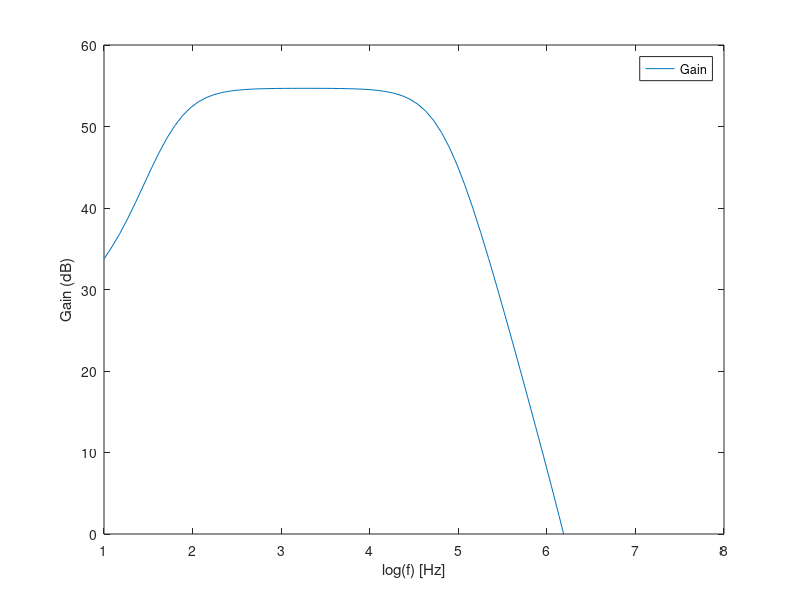

Source code (MATLAB):
%gain stage

%valores a mudar
RE_1=80;
RC1=1000;
RB1=240E3;
RB2=60E3;
C1=3E-3;
C2=6E-3;
C3=1E-3;
RE2=30;

Cost=(RB1+RB2+RE_1+RE2+RC1)/1000+(C1+C2+C3)*10^6+2*0.1;

tab=fopen("custo.tex","w");
fprintf(tab, "%f MU",Cost);
fclose(tab);

VT=25e-3; %termal voltage
BFN=178.7;
VAFN=69.7;
VBEON=0.7
VCC=12;
RE1=RE_1;
RS=100;

%gain stage - operating point   
RB=1/(1/RB1+1/RB2);
VEQ=RB2/(RB1+RB2)*VCC;
IB1=(VEQ-VBEON)/(RB+(1+BFN)*RE1);
IC1=BFN*IB1;
IE1=(1+BFN)*IB1;
VE1=RE1*IE1;
VO1=VCC-RC1*IC1;
VCE=VO1-VE1;

tab=fopen("FAR.tex","w");
fprintf(tab, "%f V",VCE);
fclose(tab);

gm1=IC1/VT;
rpi1=BFN/gm1;
ro1=VAFN/IC1;

RSB=RB*RS/(RB+RS);

AV1 = RSB/RS * RC1*(RE1-gm1*rpi1*ro1)/((ro1+RC1+RE1)*(RSB+rpi1+RE1)+gm1*RE1*ro1*rpi1 - RE1^2);
AVI_DB = 20*log10(abs(AV1));
AV1simple = RB/(RB+RS) * gm1*RC1/(1+gm1*RE1);
AVIsimple_DB = 20*log10(abs(AV1simple));

RE1=0;
AV1 = RSB/RS * RC1*(RE1-gm1*rpi1*ro1)/((ro1+RC1+RE1)*(RSB+rpi1+RE1)+gm1*RE1*ro1*rpi1 - RE1^2);
AVI_DB = 20*log10(abs(AV1));
AV1simple =  - RSB/RS * gm1*RC1/(1+gm1*RE1);
AVIsimple_DB = 20*log10(abs(AV1simple));

RE1=RE_1;
ZI1 = 1/(1/RB+1/(((ro1+RC1+RE1)*(rpi1+RE1)+gm1*RE1*ro1*rpi1 - RE1^2)/(ro1+RC1+RE1)));
ZX = ro1*((RSB+rpi1)*RE1/(RSB+rpi1+RE1))/(1/(1/ro1+1/(rpi1+RSB)+1/RE1+gm1*rpi1/(rpi1+RSB)));
ZX = ro1*(   1/RE1+1/(rpi1+RSB)+1/ro1+gm1*rpi1/(rpi1+RSB)  )/(   1/RE1+1/(rpi1+RSB) ) ;
ZO1 = 1/(1/ZX+1/RC1);

RE1=0;
ZI1 = 1/(1/RB+1/(((ro1+RC1+RE1)*(rpi1+RE1)+gm1*RE1*ro1*rpi1 - RE1^2)/(ro1+RC1+RE1)));
ZO1 = 1/(1/ro1+1/RC1);


tab=fopen("gainstage.tex","w");
fprintf(tab, "Gain & %fdB \\\\ \\hline \n", AVIsimple_DB);
fprintf(tab, "Input Impedance & %f \\\\ \\hline \n", ZI1); %must be compatible w/ RS=100 ohm Zi>>Rs=100
fprintf(tab, "Output Impedance & %f \\\\ \\hline \n", ZO1);
fclose(tab);

%ouput stage
BFP = 227.3;
VAFP = 37.2;
VEBON = 0.7;
VI2 = VO1;
IE2 = (VCC-VEBON-VI2)/RE2;
IC2 = BFP/(BFP+1)*IE2;
VO2 = VCC - RE2*IE2;

gm2 = IC2/VT;
go2 = IC2/VAFP;
gpi2 = gm2/BFP;
ge2 = 1/RE2;

rpi2=1/gpi2;
ro2=1/go2;

AV2 = gm2/(gm2+gpi2+go2+ge2);
AV2_DB = 20*log10(abs(AV2));
ZI2 = (gm2+gpi2+go2+ge2)/gpi2/(gpi2+go2+ge2);
ZO2 = 1/(gm2+gpi2+go2+ge2);


tab=fopen("outputstage.tex","w");

fprintf(tab, "Gain & %fdB \\\\ \\hline \n", AV2_DB);
fprintf(tab, "Input Impedance & %f \\\\ \\hline \n", ZI2);%must be compatible w/gain stage Zo, Z1 output>>Zo gain
fprintf(tab, "Output Impedance & %f \\\\ \\hline \n", ZO2); %must be lower than 8ohm

fclose(tab);

%total
gB = 1/(1/gpi2+ZO1);
AV = (gB+gm2/gpi2*gB)/(gB+ge2+go2+gm2/gpi2*gB)*AV1;
AV_DB = 20*log10(abs(AV));
ZI=ZI1;
ZO=1/(go2+gm2/gpi2*gB+ge2+gB);

tab=fopen("total.tex","w"); %speak about overall impedances and compare w/ spice model
%fprintf(tab, "Gain & %fdB \\\\ \\hline \n", AV_DB);
fprintf(tab, "Input Impedance & %f \\\\ \\hline \n", ZI);
fprintf(tab, "Output Impedance & %f \\\\ \\hline \n", ZO);
fclose(tab);

%%%%%%%frequency response

f = logspace(1,8,80);

RE1=RE_1;
Load=8;%ohm
vin=0.01;

gain=zeros(1,80);
gainDB=zeros(1,80);
for i=1:1:80
 
w=2*pi*f(i);

ZC1=1./j/w/C1; %input capacitor
ZC2=1./j/w/C2; %RE capacitor
ZC3=1./j/w/C3; %final coupling capacitor 

ZE=1/(1/ZC2+1/RE1);
Zeqf=1/(1/RE2+1/(ZC3+Load));


Cpi1=1.61E-11;
Cmu1=4.388E-12;
Cpi2=1.4E-11;
Cmu2=1.113E-11;

ZCpi1=1/j/w/Cpi1;
ZCmu1=1/j/w/Cmu1;
ZCpi2=1/j/w/Cpi2;
ZCmu2=1/j/w/Cmu2;


A=[
RS+ZC1+RB,-RB,0,0,0,0,0,0,0,0,0;
-RB,RB+rpi1+ZE,0,0,0,-ZE,0,0,0,0,0;
0,-rpi1,rpi1+ZCpi1,-ZCpi1,0,0,0,0,0,0,0;
0,0,-ZCpi1,ZCpi1+ZCmu1,ro1,-ro1,0,0,0,0,0;
0,gm1*rpi1,-gm1*rpi1,1,-1,0,0,0,0,0,0;
0,-ZE,0,0,-ro1,ZE+ro1+RC1,-RC1,0,0,0,0;
0,0,0,0,0,-RC1,RC1+rpi2+Zeqf,-rpi2,0,0,-Zeqf;
0,0,0,0,0,0,-rpi2,rpi2+ZCpi2,-ZCpi2,0,0;
0,0,0,0,0,0,0,-ZCpi2,ZCpi2+ZCmu2,ro2,-ro2;
0,0,0,0,0,0,gm2*rpi2,-gm2*rpi2,1,-1,0;
0,0,0,0,0,0,-Zeqf,0,0,-ro2,Zeqf+ro2;
]; 

B=[vin;0;0;0;0;0;0;0;0;0;0];

I=A\B;

Vout=(I(7)-I(11))*Zeqf;
VIN=RS*I(1);
gain(i)=real(Vout*Load/(Load+ZC3)/vin);
gainDB(i)=20*log10(gain(i));
  endfor

a=figure();
F=log10(f);
plot(F,gainDB,"");
legend("Gain");
xlabel("log(f) [Hz]");
ylabel("Gain (dB)");
axis([1 8 0 60]);
print(a,"frequencyresponse.eps","-depsc");


GAIN=max(gain);
GAINDB=max(gainDB);

%find cut off frequencies
flag1=0;
flag2=0;

accpetance = GAINDB-3;
lowf=0;
highf=0;

for i=1:1:80
  if ( (flag1==0) && (gainDB(i)>(GAINDB-3)) )
    lowf=f(i-1)
    flag1=1;
  endif
    if ( (flag1==1) && (flag2==0) && (gainDB(i)<(GAINDB-3)))
    highf=f(i-1)
    flag2=1;
    endif
  endfor
  
  
  
  
  
%%%%%%%%%%calcular gain
gain2=zeros(1,80);
gainDB2=zeros(1,80);
for i=1:1:80
 
w=2*pi*f(i)

ZC1=1./j/w/C1 %input capacitor
ZC2=1./j/w/C2 %RE capacitor
ZC3=1./j/w/C3 %final coupling capacitor 

ZE=1/(1/ZC2+1/RE1)
Zeqf=1/(1/RE2+1/(ZC3+Load))

A=[
RS+ZC1+RB,-RB,0,0,0,0,0;
-RB,RB+rpi1+ZE,0,-ZE,0,0,0;
0,gm1*rpi1,1,0,0,0,0;
0,-ZE,-ro1,ZE+ro1+RC1,-RC1,0,0;
0,0,0,-RC1,RC1+rpi2+Zeqf,-Zeqf,0;
0,0,0,0,-Zeqf,Zeqf+ro2,-ro2;
0,0,0,0,gm2*rpi2,0,1;]; 

B=[vin;0;0;0;0;0;0];

I=A\B

Vout=(I(6)-I(5))*Zeqf
gain2(i)=real(Vout*Load/(Load+ZC3)/vin);
gainDB2(i)=20*log10(gain(i));



  endfor

  
  GAIN2=max(gain2);
band=highf-lowf;
M=GAIN*(highf-lowf)/(Cost*lowf);


tab=fopen("merit.tex","w");
fprintf(tab, "custo & %f (MU)\\\\ \\hline \n", Cost);
fprintf(tab, "ganho & %f (V)\\\\ \\hline \n", GAIN);
fprintf(tab, "lowf & %f (Hz)\\\\ \\hline \n", lowf);
fprintf(tab, "banda & %f (Hz)\\\\ \\hline \n", band);
fprintf(tab, "M & %f \\\\ \\hline \n", M);
fclose(tab);

tab=fopen("ganho2.tex","w");
fprintf(tab, "%f", GAIN2);
fclose(tab);
